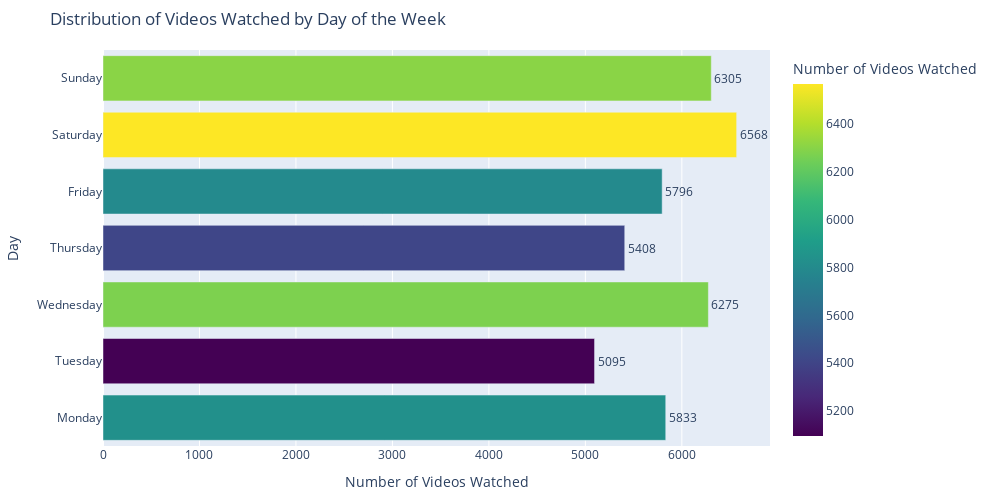

The code cell stored with this chart in its notebook:
### Code cell
import pandas as pd
import plotly.express as px

# Load the updated CSV file
file_path = "Data/watch_data_eng.csv"
df = pd.read_csv(file_path)

# Clean and extract Day of the Week
df['Watch Date'] = pd.to_datetime(df['Watch Date'], format='%d %b %Y', errors='coerce')
df['Day of Week'] = df['Watch Date'].dt.day_name()

# Group by Day of Week and count
day_counts = df['Day of Week'].value_counts().reindex([
    'Monday', 'Tuesday', 'Wednesday', 'Thursday', 'Friday', 'Saturday', 'Sunday'
]).reset_index()
day_counts.columns = ['Day of Week', 'Videos Watched']

# Create a horizontal bar chart
fig = px.bar(day_counts, x='Videos Watched', y='Day of Week', 
             title="Distribution of Videos Watched by Day of the Week",
             labels={'Videos Watched': 'Number of Videos Watched', 'Day of Week': 'Day'},
             text='Videos Watched',
             orientation='h', color='Videos Watched', color_continuous_scale='Viridis')

# Adjust layout for visual compactness
fig.update_layout(
    height=500,  # Compact height
    width=1000,   # Fixed width for better proportions
    margin=dict(l=50, r=50, t=50, b=50)  # Clean margins
)

# Adjust bar text position
fig.update_traces(textposition='outside')
fig.show()

### Figure 1 — Plotly figure (JSON) as saved in the notebook; plotly's stock layout.template omitted (floating-point values rounded to 4 significant figures)
{"data": [{"alignmentgroup": "True", "hovertemplate": "Number of Videos Watched=%{marker.color}<br>Day=%{y}<extra></extra>", "legendgroup": "", "marker": {"color": [5833, 5095, 6275, 5408, 5796, 6568, 6305], "coloraxis": "coloraxis", "pattern": {"shape": ""}}, "name": "", "offsetgroup": "", "orientation": "h", "showlegend": false, "text": [5833, 5095, 6275, 5408, 5796, 6568, 6305], "textposition": "outside", "type": "bar", "x": [5833, 5095, 6275, 5408, 5796, 6568, 6305], "xaxis": "x", "y": ["Monday", "Tuesday", "Wednesday", "Thursday", "Friday", "Saturday", "Sunday"], "yaxis": "y"}], "layout": {"barmode": "relative", "coloraxis": {"colorbar": {"title": {"text": "Number of Videos Watched"}}, "colorscale": [[0, "#440154"], [0.1111, "#482878"], [0.2222, "#3e4989"], [0.3333, "#31688e"], [0.4444, "#26828e"], [0.5556, "#1f9e89"], [0.6667, "#35b779"], [0.7778, "#6ece58"], [0.8889, "#b5de2b"], [1, "#fde725"]]}, "height": 500, "legend": {"tracegroupgap": 0}, "margin": {"b": 50, "l": 50, "r": 50, "t": 50}, "title": {"text": "Distribution of Videos Watched by Day of the Week"}, "width": 1000, "xaxis": {"anchor": "y", "domain": [0, 1], "title": {"text": "Number of Videos Watched"}}, "yaxis": {"anchor": "x", "domain": [0, 1], "title": {"text": "Day"}}}}
